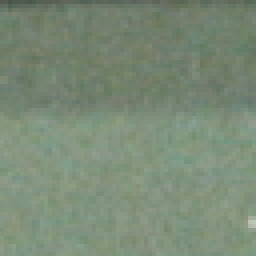
#> input picture inputs/ep41/before_00000000.png, 64 x 64 px (shown 4 times larger); its folder holds only this picture in this run
$ python c_noise.py
#> lines starting #> are read from the running program, lines starting #| are printed output that depends on the picture
import cv2
import csv
from PIL import Image
import numpy as np
import glob
import os
from natsort import natsorted
from matplotlib import pyplot as plt

path_list = natsorted(glob.glob("./inputs/ep41/*.png"))

k=1

for path in path_list:
    file_name = os.path.basename(path)
    img = Image.open(path)
#> img is the input picture: PIL image 64x64 RGB; mean R, G, B 122.4, 138.8, 118.5
    img_array = np.array(Image.open(path))
    gray_img = img.convert('L')
    gray_img_array = np.array(gray_img)

    # 入力画像を読み込み
    hist = cv2.imread(path)

    b, g, r = hist[:,:,0], hist[:,:,1], hist[:,:,2]
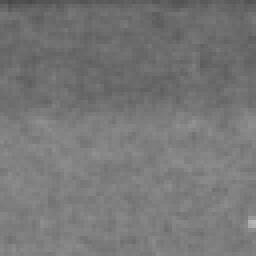
#> b: shape (64, 64) (shown 4 times larger); min 72, max 181, mean 118.5
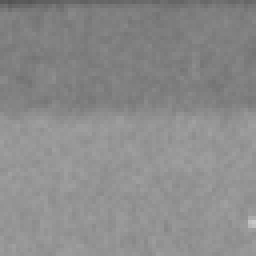
#> g: shape (64, 64) (shown 4 times larger); min 83, max 199, mean 138.8

    # 方法1(NumPyでヒストグラムの算出)
    hist_r, bins = np.histogram(r.ravel(),256,[0,256])
#> hist_r = 256 values, max 215 at index 131, min 0 at index 0, mean 16; bins = 257 values from 0 to 256
    hist_g, bins = np.histogram(g.ravel(),256,[0,256])
#> hist_g = 256 values, max 233 at index 149, min 0 at index 0, mean 16
    hist_b, bins = np.histogram(b.ravel(),256,[0,256])
#> hist_b = 256 values, max 195 at index 127, min 0 at index 0, mean 16
    """
    hist_r, bins = np.histogram(r.ravel(),256,[0,256])
    hist_g, bins = np.histogram(g.ravel(),256,[0,256])
    hist_b, bins = np.histogram(b.ravel(),256,[0,256])
    """
    # [6 lines of commented-out code are left out]
    plt.figure()
    plt.xlim(180, 255)
    plt.ylim(0, 20)
    #plt.bar(hist_r)
    plt.plot(hist_r, "-r", label="Red")
    plt.plot(hist_g, "-g", label="Green")
    plt.plot(hist_b, "-b", label="Blue")
    plt.xlabel("Pixel value", fontsize=20)
    plt.ylabel("Number of pixels", fontsize=20)
    plt.legend()
    plt.grid()
    #plt.show()
    #plt.savefig('./hist/' + file_name)


    # グレースケール変換
    gray = cv2.cvtColor(hist, cv2.COLOR_RGB2GRAY)

    # 方法1(NumPyでヒストグラムの算出)
    hist, bins = np.histogram(gray.ravel(),256,[0,256])
#> hist = 256 values, max 251 at index 138, min 0 at index 0, mean 16

    # 方法2(OpenCVでヒストグラムの算出)
    #hist = cv2.calcHist([img],[0],None,[256],[0,256])


    # グラフの作成
    plt.figure()
    plt.xlim(180, 255)
    plt.ylim(0, 20)
    plt.plot(hist)
    plt.xlabel("Pixel value", fontsize=20)
    plt.ylabel("Number of pixels", fontsize=20)
    plt.grid()
    #plt.show()
    #plt.savefig('./hist_gray/' + file_name)


    img_lists =[]
    gray_img_lists = []

    for array in img_array:
        for i in array:
            for n in i:
                if n<180:
                    n=0
                    img_lists.append(n)
                else:
                    img_lists.append(n)
#> this loop made 64 passes
#> after the loop, img_lists = 12288 values, max 199 at index 10750, min 0 at index 0, mean 0.107; n = 0

    img_lists = np.array(img_lists)
    img_lists = np.reshape(img_lists, (64,64,3))
    img = Image.fromarray(img_lists.astype(np.uint8))
    img.save('./c_noise/ep41/' + file_name)
    """
    for gray_array in gray_img_array:
        for i in gray_array:
            if i<180:
                i=0
                gray_img_lists.append(i)
            else:
                gray_img_lists.append(i)

    gray_img_lists = np.array(gray_img_lists)
    gray_img_lists = np.reshape(gray_img_lists, (128,128))
    gray_img = Image.fromarray(gray_img_lists.astype(np.uint8))
    gray_img.save('./c_noise_gray/' + file_name)

    k+=1
    """
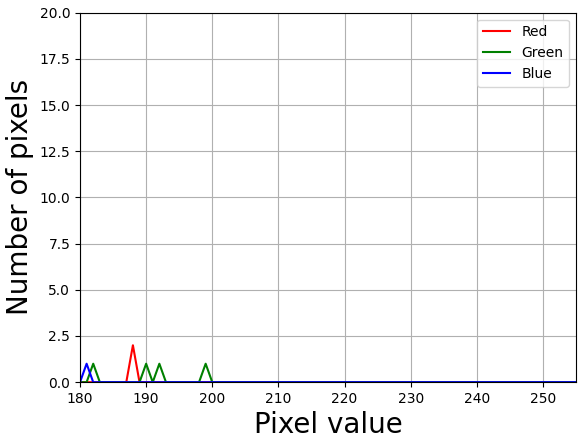
#> figure drawn by matplotlib, 1 panel; curve peaks at x = 131, y = 215; curve peaks at x = 149, y = 233; curve peaks at x = 127, y = 195
#> figure, not shown here; curve peaks at x = 138, y = 251

$ run again, on inputs/ep41/before_00001891.png
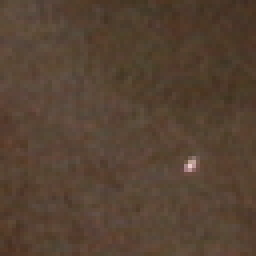
#> input picture inputs/ep41/before_00001891.png, 64 x 64 px (shown 4 times larger)
#> img is the input picture: PIL image 64x64 RGB; mean R, G, B 86.2, 66.8, 51.2
#> `b, g, r = hist[:,:,0], hist[:,:,1], hist[:,:,2]`:
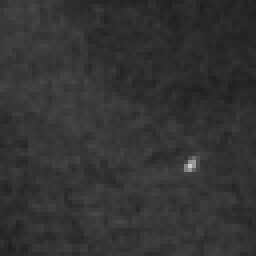
#> b: shape (64, 64) (shown 4 times larger); min 31, max 202, mean 51.2
#> hist_r = 256 values, max 297 at index 88, min 0 at index 0, mean 16; bins = 257 values from 0 to 256
#> hist_g = 256 values, max 275 at index 70, min 0 at index 0, mean 16
#> hist_b = 256 values, max 233 at index 56, min 0 at index 0, mean 16
#> `hist, bins = np.histogram(gray.ravel(),256,[0,256])`: hist = 256 values, max 266 at index 67, min 0 at index 0, mean 16
#> the loop `for array in img_array:` made 64 passes
#> after the loop `for array in img_array:`: img_lists = 12288 values, max 238 at index 8013, min 0 at index 0, mean 0.114; n = 0
#> `"""`:
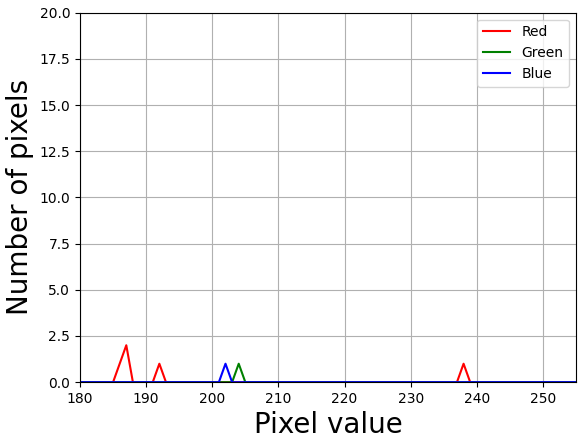
#> figure drawn by matplotlib, 1 panel; curve peaks at x = 88, y = 297; curve peaks at x = 70, y = 275; curve peaks at x = 56, y = 233

$ run again, on inputs/ep41/before_00001894.png
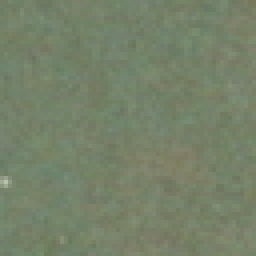
#> input picture inputs/ep41/before_00001894.png, 64 x 64 px (shown 4 times larger)
#> img is the input picture: PIL image 64x64 RGB; mean R, G, B 117.5, 129.5, 104.7
#> `b, g, r = hist[:,:,0], hist[:,:,1], hist[:,:,2]`:
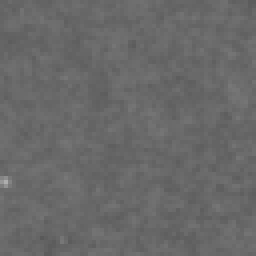
#> b: shape (64, 64) (shown 4 times larger); min 89, max 174, mean 104.7
#> hist_r = 256 values, max 447 at index 116, min 0 at index 0, mean 16; bins = 257 values from 0 to 256
#> hist_g = 256 values, max 460 at index 129, min 0 at index 0, mean 16
#> hist_b = 256 values, max 435 at index 103, min 0 at index 0, mean 16
#> `hist, bins = np.histogram(gray.ravel(),256,[0,256])`: hist = 256 values, max 471 at index 121, min 0 at index 0, mean 16
#> the loop `for array in img_array:` made 64 passes
#> after the loop `for array in img_array:`: img_lists = 12288 values, max 195 at index 8644, min 0 at index 0, mean 0.0308; n = 0
#> `"""`:
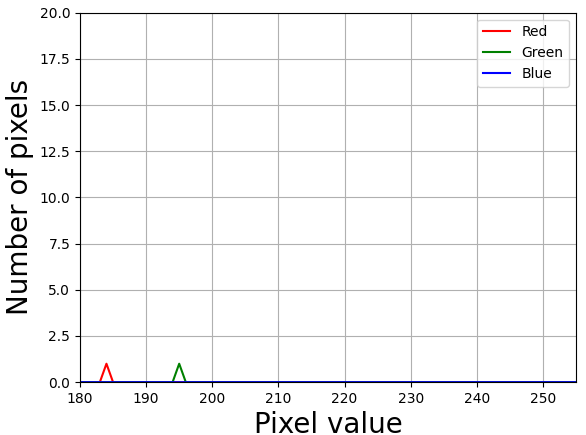
#> figure drawn by matplotlib, 1 panel; curve peaks at x = 116, y = 447; curve peaks at x = 129, y = 460; curve peaks at x = 103, y = 435

$ run again, on inputs/ep41/before_00001895.png
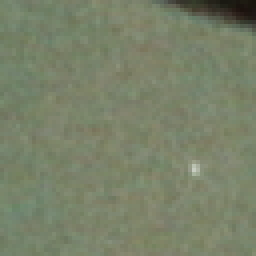
#> input picture inputs/ep41/before_00001895.png, 64 x 64 px (shown 4 times larger)
#> img is the input picture: PIL image 64x64 RGB; mean R, G, B 120.7, 129.2, 104.7
#> `b, g, r = hist[:,:,0], hist[:,:,1], hist[:,:,2]`:
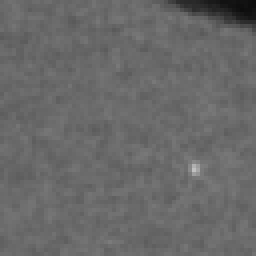
#> b: shape (64, 64) (shown 4 times larger); min 13, max 192, mean 104.7
#> hist_r = 256 values, max 324 at index 123, min 0 at index 0, mean 16; bins = 257 values from 0 to 256
#> hist_g = 256 values, max 383 at index 131, min 0 at index 0, mean 16
#> hist_b = 256 values, max 361 at index 106, min 0 at index 0, mean 16
#> `hist, bins = np.histogram(gray.ravel(),256,[0,256])`: hist = 256 values, max 417 at index 122, min 0 at index 0, mean 16
#> the loop `for array in img_array:` made 64 passes
#> after the loop `for array in img_array:`: img_lists = 12288 values, max 205 at index 8209, min 0 at index 0, mean 0.0942; n = 0
#> `"""`:
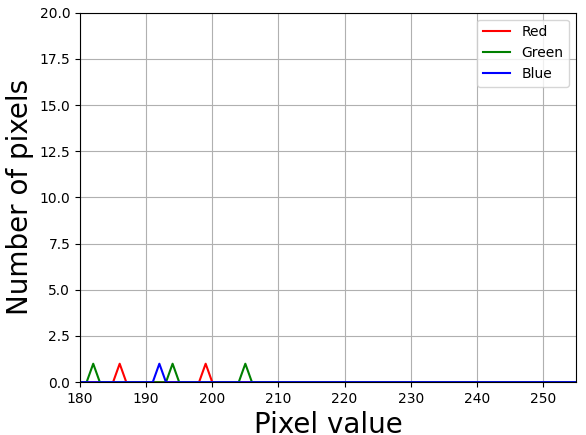
#> figure drawn by matplotlib, 1 panel; curve peaks at x = 123, y = 324; curve peaks at x = 131, y = 383; curve peaks at x = 106, y = 361

$ run again, on inputs/ep41/before_00000006.png
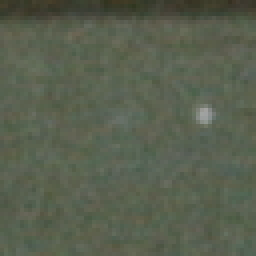
#> input picture inputs/ep41/before_00000006.png, 64 x 64 px (shown 4 times larger)
#> img is the input picture: PIL image 64x64 RGB; mean R, G, B 88.6, 95.8, 78.8
#> `b, g, r = hist[:,:,0], hist[:,:,1], hist[:,:,2]`:
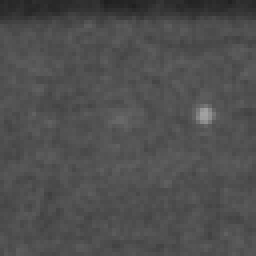
#> b: shape (64, 64) (shown 4 times larger); min 31, max 161, mean 78.8
#> `b, g, r = hist[:,:,0], hist[:,:,1], hist[:,:,2]`:
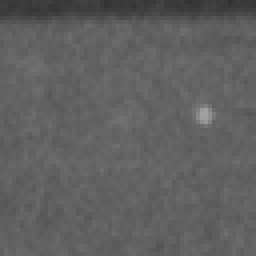
#> g: shape (64, 64) (shown 4 times larger); min 48, max 163, mean 95.8
#> hist_r = 256 values, max 376 at index 91, min 0 at index 0, mean 16; bins = 257 values from 0 to 256
#> hist_g = 256 values, max 386 at index 98, min 0 at index 0, mean 16
#> hist_b = 256 values, max 369 at index 80, min 0 at index 0, mean 16
#> `hist, bins = np.histogram(gray.ravel(),256,[0,256])`: hist = 256 values, max 399 at index 93, min 0 at index 0, mean 16
#> the loop `for array in img_array:` made 64 passes
#> after the loop `for array in img_array:`: img_lists = 12288 values from 0 to 0; n = 0
#> img: PIL image 64x64 RGB; every value is 0
